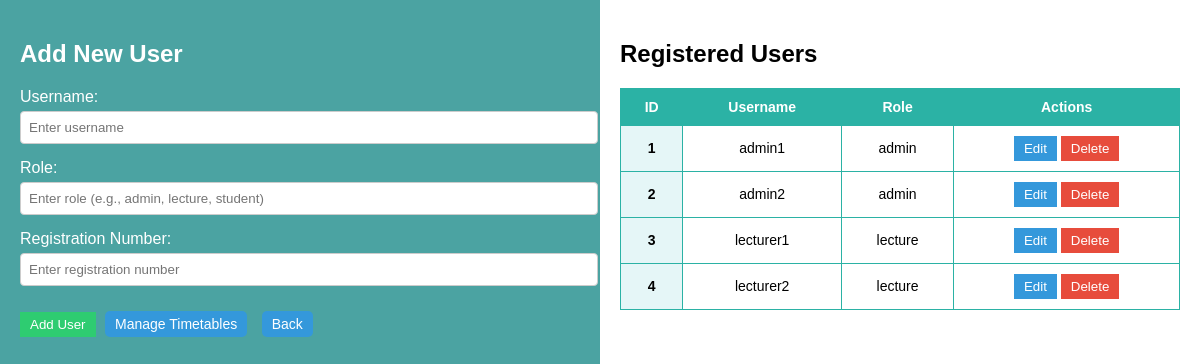
Before: /admin_dash (signed in) with the older database file.
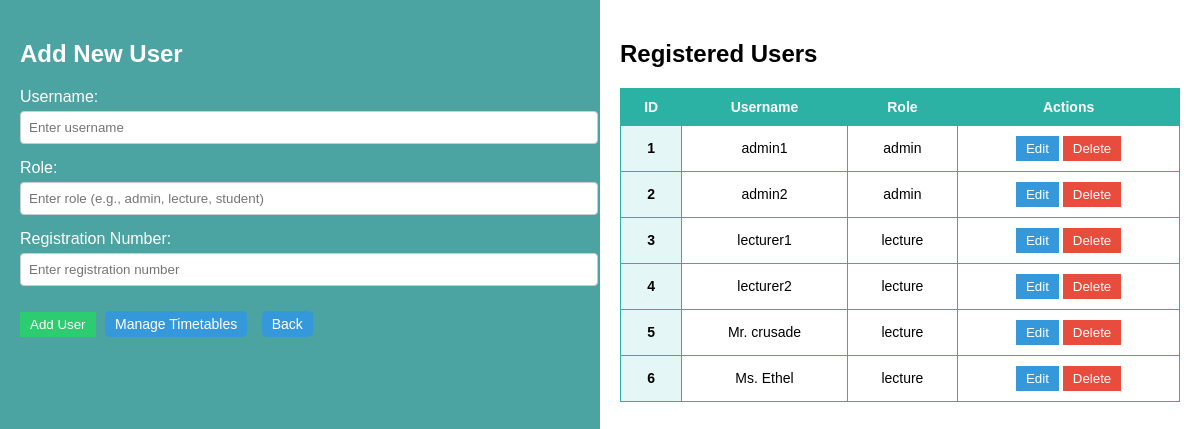
After: the same page with the newer database file.
### main.py (models this page shows, shortened)
class User(db.Model):
    id = db.Column(db.Integer, primary_key=True)
    username = db.Column(db.String(80), unique=True, nullable=False)  # Used by students and admins
    password = db.Column(db.String(128), nullable=False)
    role = db.Column(db.String(10), nullable=False)  # 'admin', 'lecture', or 'student'
    school_number = db.Column(db.String(80), unique=True, nullable=True)  # Used only by lectures

### main.py (the view)
@app.route('/admin_dash')
def admin_dashboard():
    if 'user_id' not in session or session['role'] != 'admin':
        return redirect(url_for('login'))
    users = User.query.all()  # Fetch all users from the database
    return render_template('admin_dashboard.html', users=users)

### templates/admin_dashboard.html (shortened to what this page needs)
<!DOCTYPE html>
<html lang="en">
<head>
</head>
<body>
    <div class="container">
        <div class="sidebar">
            <h2>Add New User</h2>
            <div class="form-group">
                <label class="form-label" for="username">Username:</label>
                <input type="text" id="username" class="form-input" placeholder="Enter username" required>
            </div>
            <div class="form-group">
                <label class="form-label" for="role">Role:</label>
                <input type="text" id="role" class="form-input" placeholder="Enter role (e.g., admin, lecture, student)" required>
            </div>
            <div class="form-group">
                <label class="form-label" for="registration_number">Registration Number:</label>
                <input type="text" id="registration_number" class="form-input" placeholder="Enter registration number" required>
            </div>
            <button class="add-btn" onclick="addUser()">Add User</button>
            <button class="admin-btn" onclick="window.location.href='{{ url_for('admin_timetable') }}'">Manage Timetables</button>
            <button class="home-btn" onclick="window.location.href='{{ url_for('home') }}'">Back</button>
        </div>
        <div class="main-content">
            <h2>Registered Users</h2>
            <table class="user-table">
                <thead>
                    <tr>
                        <th>ID</th>
                        <th>Username</th>
                        <th>Role</th>
                        <th>Actions</th>
                    </tr>
                </thead>
                <tbody>
                    {% for user in users %}
                    <tr>
                        <td>{{ user.id }}</td>
                        <td>{{ user.username }}</td>
                        <td>{{ user.role }}</td>
                        <td>
                            <button class="edit-btn" onclick="editUser({{ user.id }})">Edit</button>
                            <button class="delete-btn" onclick="deleteUser({{ user.id }})">Delete</button>
                        </td>
                    </tr>
                    {% endfor %}
                </tbody>
            </table>
        </div>
    </div>
</body>
</html>

Changed rows visible on the page:
added User: id "5", username "Mr. crusade", role "lecture"
added User: id "6", username "Ms. Ethel", role "lecture"
